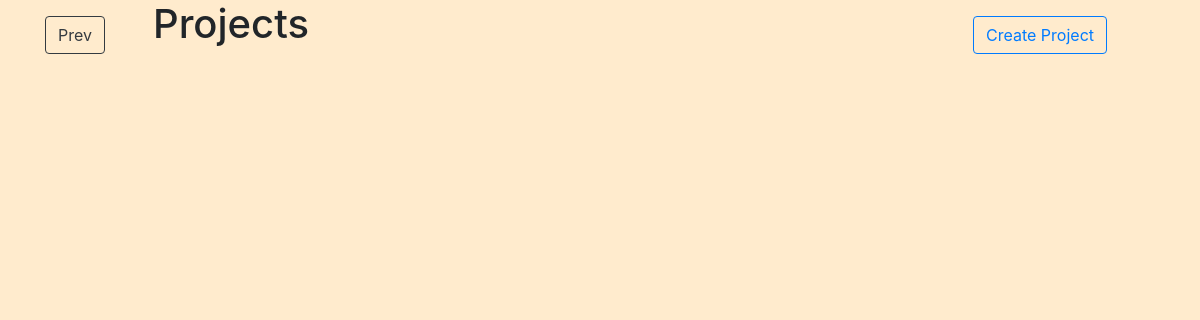
The page /projects/ (signed in) on the database as committed earlier.
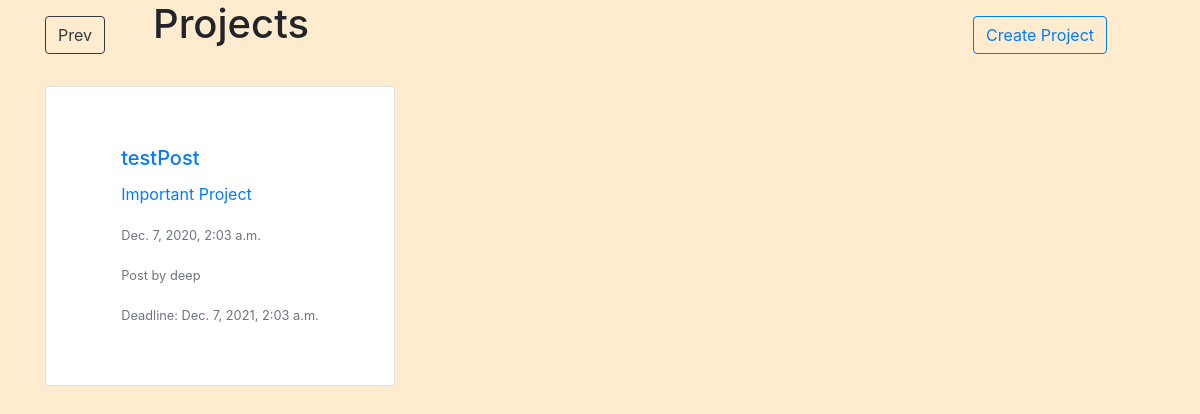
The same page on the database as committed later.
### postandcomment/models.py (models this page shows, shortened)
class ProjectPost(models.Model):
    title = models.TextField(default="testPost")
    date_posted = models.DateTimeField(default=timezone.now)
    author = models.ForeignKey(User, on_delete=models.CASCADE, related_name='author_name')
    contributors = models.ManyToManyField(User)
    requirements = models.TextField(default='Dedication')
    description = models.TextField(default='Important Project')
    domain = models.TextField(default='general')
    deadline = models.DateTimeField(default=timezone.now)
    image = models.ImageField(default='default.jpg', upload_to='post_pics', blank = True)
    link = models.URLField(blank = True)

### postandcomment/views.py (the view)
# urls.py: path('projects/', views.projectListView, name='proj'),
def projectListView(request):
  projects = ProjectPost.objects.all()
  context = {
    'posts': projects,
  }
  return render(request, 'projectPostList.html', context)

### postandcomment/templates/projectPostList.html (shortened to what this page needs)
<!doctype html>
<html lang="en">
  <head>
    <link rel="stylesheet" href="https://stackpath.bootstrapcdn.com/bootstrap/4.3.1/css/bootstrap.min.css">
  </head>
  <body>
    <section style="display: flex; justify-content: center; align-items: center;">
        <div class="container">
            <h1 align='center' style="display: inline-block;"><a href="{% url 'index' %}"><button class="btn btn-outline-dark mr-5 mt-3" style="float: left;">Prev</button></a>Projects</h1>
            {% if request.user.is_authenticated %}
                <a href="{% url 'postandcomment_app:createProjectPost' %}"><button class="btn btn-outline-primary mr-5 mt-3" style="float: right;">Create Project</button></a>
            {% endif %}
            <br>
            <br>
            <div class="row">
                {% for postDetails in posts %}
                <div class="col-md-4">
                    {% if request.user.is_authenticated %}
                    <a href="{% url 'postandcomment_app:projectPost' postDetails.id %}" style="text-decoration: none; ">
                        <div class="card mb-3 align-items-center" style="max-width: 1000px; display: flex; justify-content: center; align-items: center; height: 300px;">
                            <div class="row no-gutters">
                            <div class="col">
                                <div class="card-body">
                                <h5 class="card-title">{{postDetails.title}}</h5>
                                <p class="card-text"> <span></span> {{ postDetails.description }}</p>
                                <p class="card-text"><small class="text-muted">{{postDetails.date_posted}}</small></p>
                                <p class="card-text"><small class="text-muted">Post by {{postDetails.author}}</small></p>
                                <p class="card-text"><small class="text-muted">Deadline: {{postDetails.deadline}}</small></p>
                                </div>
                            </div>
                            </div>
                        </div>
                    </a>
                    {% endif %}
                </div>
                {% endfor %}
            </div>
        </div>
    </section>
  </body>
</html>

Rows that differ between the two databases and show on the page:
added ProjectPost: title "testPost", description "Important Project", date_posted "Dec. 7, 2020, 2:03 a.m.", author "deep", deadline "Dec. 7, 2021, 2:03 a.m."
